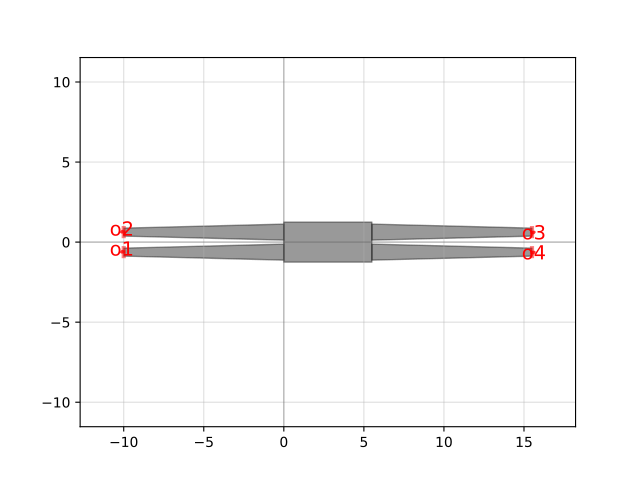

Reproduce this figure in Python.
import gdsfactory as gf

c = gf.components.mmi2x2(width_taper=1.0, length_taper=10.0, length_mmi=5.5, width_mmi=2.5, gap_mmi=0.25, with_bbox=True, cross_section='strip')
c.plot()
